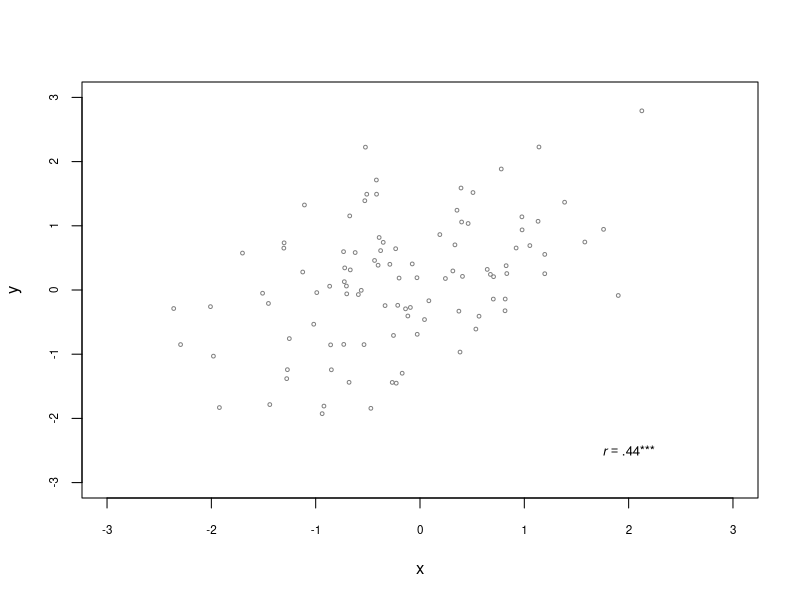

The R script that drew this image:
## ---- chunk 1
knitr::opts_chunk$set(echo = F)
# required package
library(psych)

# required function
apa.coef <- function(coef, gt1 = T, digits = 2) { # function for reporting results according to APA conventions
  if (gt1 == T) {
    coef = format(round(coef, digits = digits), nsmall = digits)
  } else if (gt1 == F) {
    coef = sub('0.', '.', format(round(coef, digits = digits), nsmall = digits))
  }
  return(coef)
}

## ---- chunk 2
set.seed(242)       # set custom seed for reproducible results
x = rnorm(100)        # generate random variable x with 100 obs.
y = 0.2 * x + rnorm(100)  # generate random variable y with 100 obs. that covaries with x
ct = corr.test(data.frame(x, y)) # get Pearson correlation
pval = ct$ci$p
if (pval < .05 & pval >= .01) {
  asterisk = "*"
} else if (pval < .01 & pval >= .001) {
  asterisk = "**"
} else if (pval < .001) {
  asterisk = "***"
}

plot(y ~ x, cex = .5, col = grey(.5), xlim = c(-3, 3), ylim = c(-3, 3), cex.axis = .7)
text(2, -2.5, bquote(italic(r) == .(paste0(apa.coef(ct$ci$r, gt1 = F), asterisk, collapse = ""))), cex = .8)

